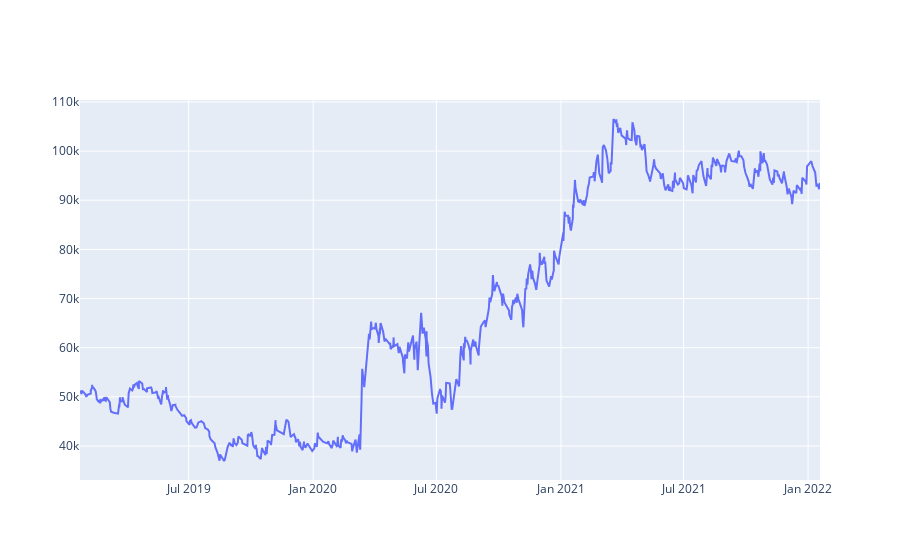

Notebook code for this chart:
### Markdown cell above
# Resultado linhas

### Code cell
import plotly.express as px
import plotly.graph_objects as go
import plotly.io as pio
pio.kaleido.scope.default_width = "1184"
pio.kaleido.scope.default_height = "450"
fig = go.Figure()
for item in dfs_orders_summary:
    fig.add_trace(go.Scatter(x=item["df_orders_summary"]["time"], y=item["df_orders_summary"]["cum_result"],
                        mode='lines',
                        name=item["stock_code"]))
# fig.update_layout(yaxis_range=[0,150000000000e3])
fig.show()
fig.write_image("../results/resultados.png")

### Figure 1 — Plotly figure (JSON) as saved in the notebook; plotly's stock layout.template omitted (floating-point values rounded to 4 significant figures; data arrays with more than 128 entries replaced by an {"elided": "..."} marker saying what was removed)
{"data": [{"mode": "lines", "name": "WDO", "type": "scatter", "x": {"elided": "676 str values"}, "y": {"elided": "676 float values"}}], "layout": {}}
